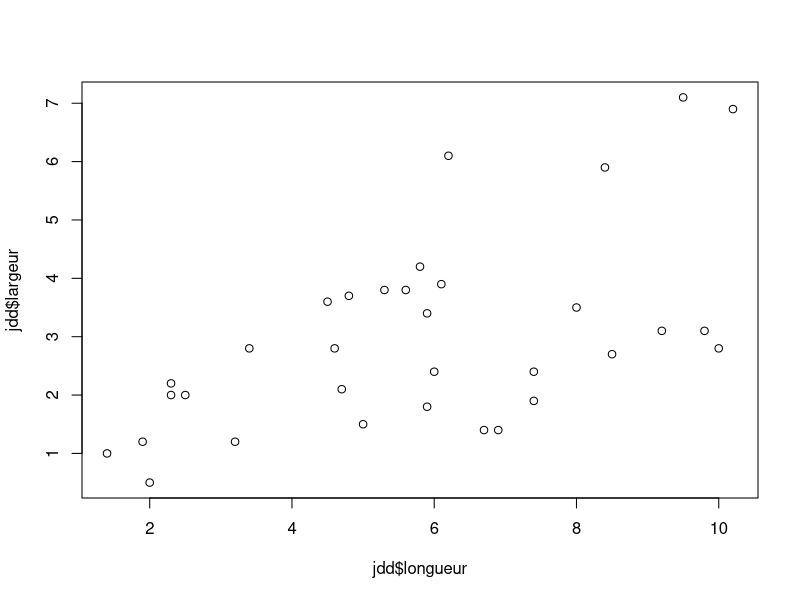
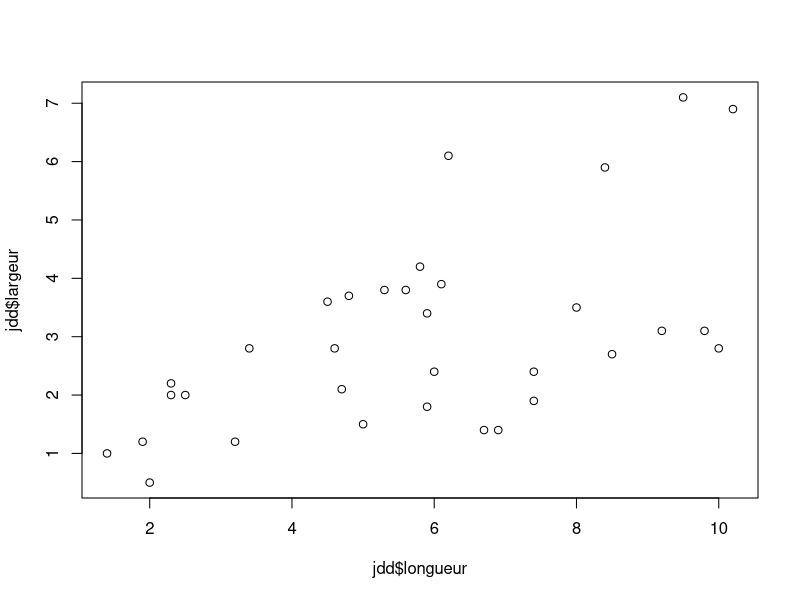
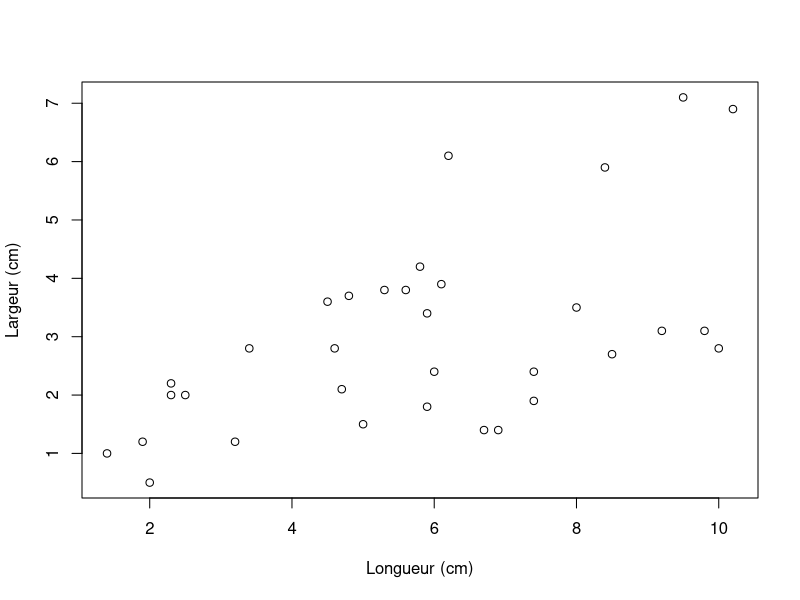
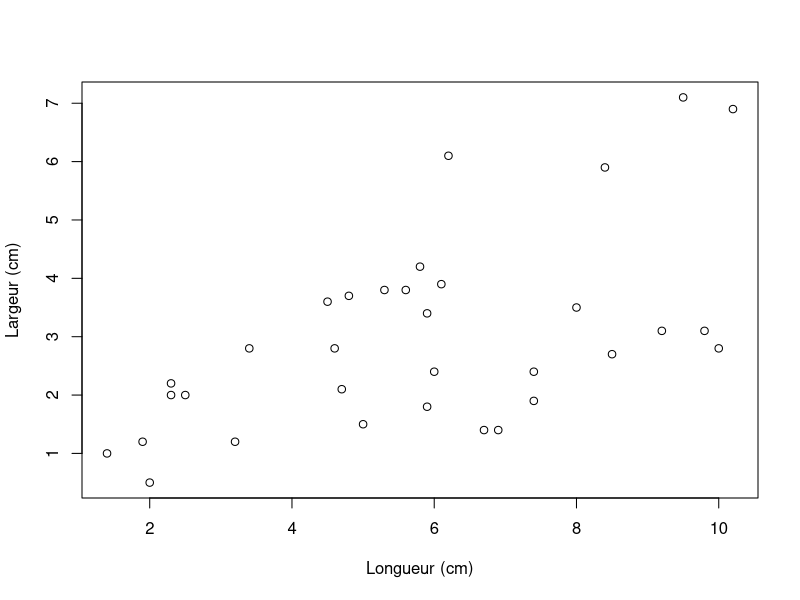
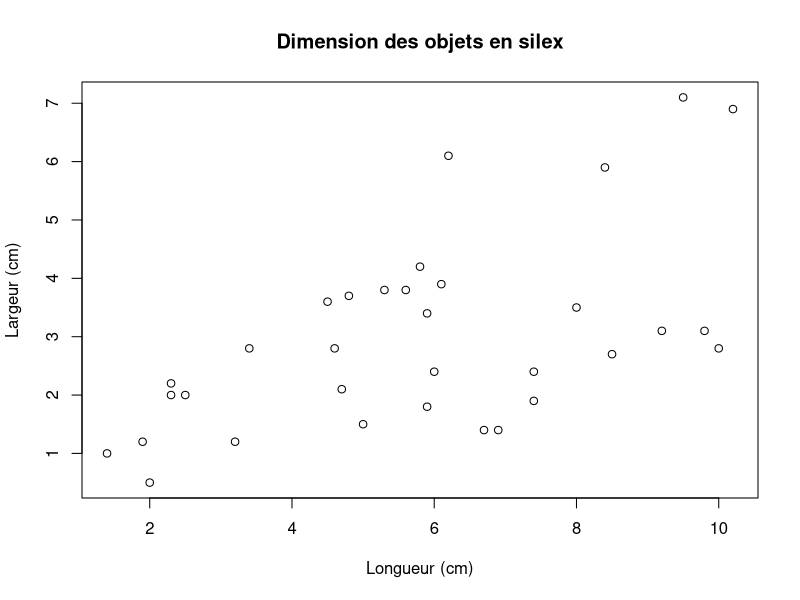
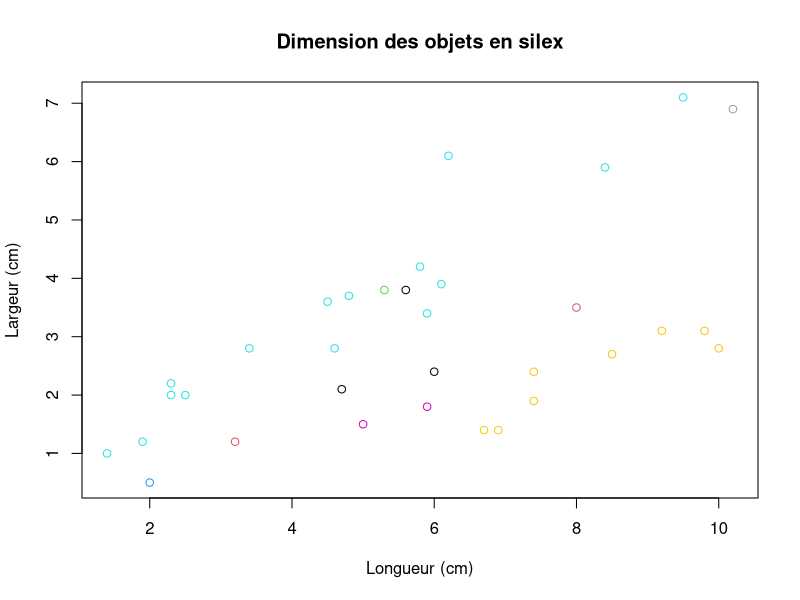
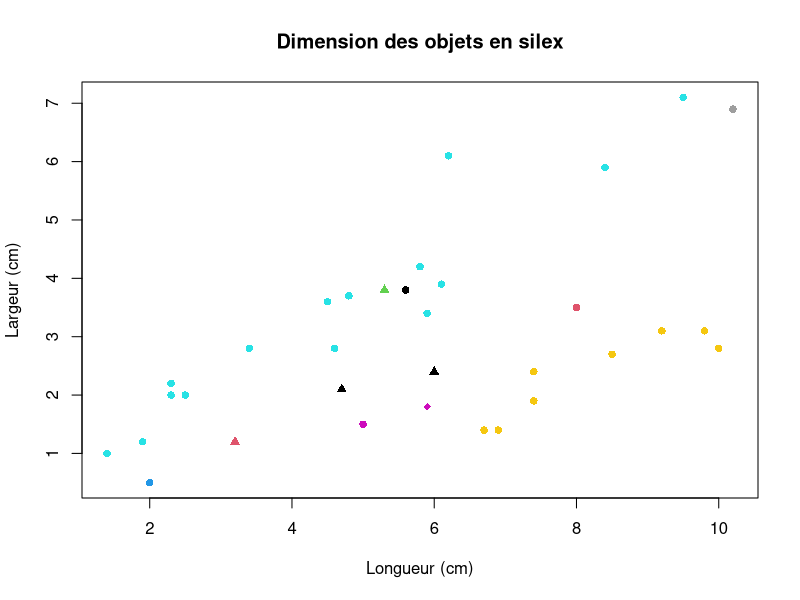
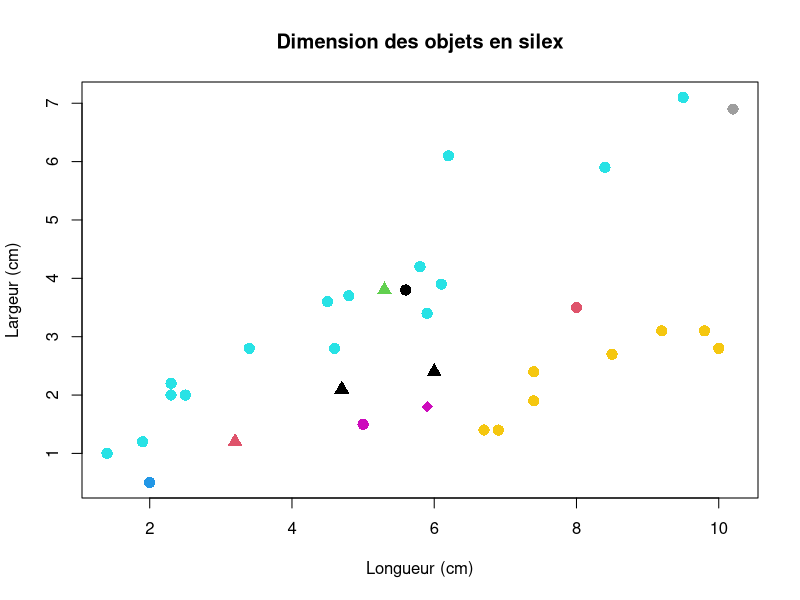

Reproduce these figures in R, in order.
## ---- chunk 1
library(here)
library(tidyverse)
## ---- chunk 2
# commentaire
## ---- chunk 3
jdd <- read.csv(here("data","data_exemple.csv"),
                header=TRUE, 
                sep=",", 
                stringsAsFactors=FALSE)
jdd
## ---- chunk 4
head(jdd)
## ---- chunk 5
class(jdd)
## ---- chunk 6
summary(jdd)
## ---- chunk 7
nrow(jdd) # nb de lignes
ncol(jdd) # nb de colonnes 
## ---- chunk 8
class(jdd$type)
class(jdd$longueur)
## ---- chunk 9
jdd$type <- factor(jdd$type) # cette commande signifie au pied de la lettre : 
                             # dans la colonne "type" du data frame "jdd", je  
                             # mets la colonne "type" du data frame "jdd" 
                             # converti en facteur
## ---- chunk 10
class(jdd$type)
## ---- chunk 11
jdd$type_fac <- as.factor(jdd$type)

class(jdd$type_fac) # même résultat !
## ---- chunk 12
levels(jdd$type)
## ---- chunk 13
plot(x = jdd$longueur, y = jdd$largeur)
## ---- chunk 14
?plot
## ---- chunk 15
plot(jdd$longueur, jdd$largeur)
## ---- chunk 16
plot(x = jdd$longueur, y = jdd$largeur,
     xlab = "Longueur (cm)", 
     ylab = "Largeur (cm)") 
# il est possible de sauter une ligne pour faciliter la lecture
# avant de fermer la parenthèse
## ---- chunk 17
xlabel <- "Longueur (cm)"
ylabel <- "Largeur (cm)"
## ---- chunk 18
xlabel
ylabel

plot(x = jdd$longueur, y = jdd$largeur,
     xlab = xlabel, ylab = ylabel)

# Ajoutons l'objet du titre
title <- "Dimension des objets en silex"
# avant de l'insérer dans le plot
plot(x = jdd$longueur, y = jdd$largeur,
     xlab = xlabel, ylab = ylabel, 
     main = title)
## ---- chunk 19
plot(x = jdd$longueur, y = jdd$largeur,
     col = jdd$type_fac, 
     xlab = xlabel, ylab = ylabel,
     main = title)
## ---- chunk 20
jdd$silex_fac <- as.factor(jdd$silex)

plot(x = jdd$longueur, y = jdd$largeur,
     col = jdd$type_fac, 
     pch = c(16, 17, 18)[as.numeric(jdd$silex_fac)], # ici, on assigne les formes
                                                     # 16, 17 et 18 aux levels  
     xlab = xlabel, ylab = ylabel, 
     main = title)
## ---- chunk 21
plot(x = jdd$longueur, y = jdd$largeur,
     col = jdd$type_fac, 
     pch = c(16, 17, 18)[as.numeric(jdd$silex_fac)],  
     cex = 1.5,
     xlab = xlabel, ylab = ylabel, 
     main = title)
## ---- chunk 22
#Il faut tout d'abord créer un fichier pdf vide de la taille voulue
pdf("figures/Figure1.pdf",        # ici on écrit le chemin vers la figure
     width = 4.5, height = 4.5)   # et ici les dimensions de la figure en cm. 

### On écrit la figure dans le pdf
plot(x = jdd$longueur, y = jdd$largeur,
     col = jdd$type_fac, 
     pch = c(16, 17, 18)[as.numeric(jdd$silex_fac)], 
     cex = 1.5,
     xlab = xlabel, ylab = ylabel, 
     main = title)

### et on clôture l'écriture de la figure dans le pdf

dev.off()
